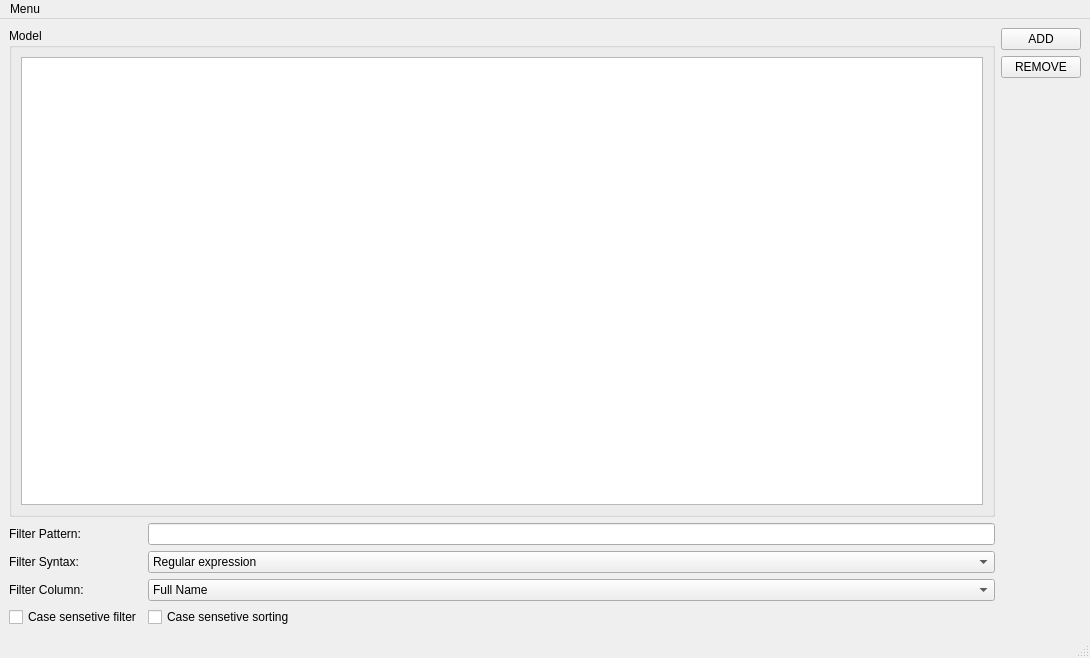
<?xml version="1.0" encoding="UTF-8"?>
<ui version="4.0">
 <class>MainWindow</class>
 <widget class="QMainWindow" name="MainWindow">
  <property name="geometry">
   <rect>
    <x>0</x>
    <y>0</y>
    <width>1090</width>
    <height>658</height>
   </rect>
  </property>
  <property name="windowTitle">
   <string>MainWindow</string>
  </property>
  <widget class="QWidget" name="centralwidget">
   <layout class="QGridLayout" name="gridLayout">
    <item row="4" column="1">
     <widget class="QComboBox" name="syntaxBox">
      <item>
       <property name="text">
        <string>Regular expression</string>
       </property>
      </item>
      <item>
       <property name="text">
        <string>Wildcard</string>
       </property>
      </item>
      <item>
       <property name="text">
        <string>Fixed string</string>
       </property>
      </item>
     </widget>
    </item>
    <item row="6" column="0">
     <widget class="QCheckBox" name="senseFilter">
      <property name="text">
       <string>Case sensetive filter</string>
      </property>
     </widget>
    </item>
    <item row="0" column="0" rowspan="3" colspan="2">
     <widget class="QGroupBox" name="groupBox">
      <property name="title">
       <string>Model</string>
      </property>
      <layout class="QGridLayout" name="gridLayout_3">
       <item row="0" column="0">
        <widget class="QTreeView" name="Model"/>
       </item>
      </layout>
     </widget>
    </item>
    <item row="5" column="1">
     <widget class="QComboBox" name="columnBox">
      <item>
       <property name="text">
        <string>Full Name</string>
       </property>
      </item>
      <item>
       <property name="text">
        <string>Passport Data</string>
       </property>
      </item>
      <item>
       <property name="text">
        <string>Phone Number</string>
       </property>
      </item>
     </widget>
    </item>
    <item row="1" column="2">
     <widget class="QPushButton" name="Remove">
      <property name="text">
       <string>REMOVE</string>
      </property>
     </widget>
    </item>
    <item row="4" column="0">
     <widget class="QLabel" name="label_2">
      <property name="text">
       <string>Filter Syntax:</string>
      </property>
     </widget>
    </item>
    <item row="5" column="0">
     <widget class="QLabel" name="label_3">
      <property name="text">
       <string>Filter Column:</string>
      </property>
     </widget>
    </item>
    <item row="0" column="2">
     <widget class="QPushButton" name="Add">
      <property name="text">
       <string>ADD</string>
      </property>
     </widget>
    </item>
    <item row="3" column="0">
     <widget class="QLabel" name="label">
      <property name="text">
       <string>Filter Pattern:</string>
      </property>
     </widget>
    </item>
    <item row="6" column="1">
     <widget class="QCheckBox" name="senseSorting">
      <property name="text">
       <string>Case sensetive sorting</string>
      </property>
     </widget>
    </item>
    <item row="3" column="1">
     <widget class="QLineEdit" name="filterPattern"/>
    </item>
   </layout>
  </widget>
  <widget class="QMenuBar" name="menubar">
   <property name="geometry">
    <rect>
     <x>0</x>
     <y>0</y>
     <width>1090</width>
     <height>26</height>
    </rect>
   </property>
   <widget class="QMenu" name="menuMenu">
    <property name="title">
     <string>Menu</string>
    </property>
    <addaction name="New_file"/>
    <addaction name="actionOpen"/>
    <addaction name="actionSave"/>
    <addaction name="actionSave_As"/>
   </widget>
   <addaction name="menuMenu"/>
  </widget>
  <widget class="QStatusBar" name="statusbar"/>
  <action name="actionOpen">
   <property name="text">
    <string>Open File ...</string>
   </property>
  </action>
  <action name="actionSave">
   <property name="text">
    <string>Save</string>
   </property>
  </action>
  <action name="actionSave_As">
   <property name="text">
    <string>Save As ...</string>
   </property>
  </action>
  <action name="New_file">
   <property name="text">
    <string>New File</string>
   </property>
  </action>
 </widget>
 <resources/>
 <connections/>
</ui>
